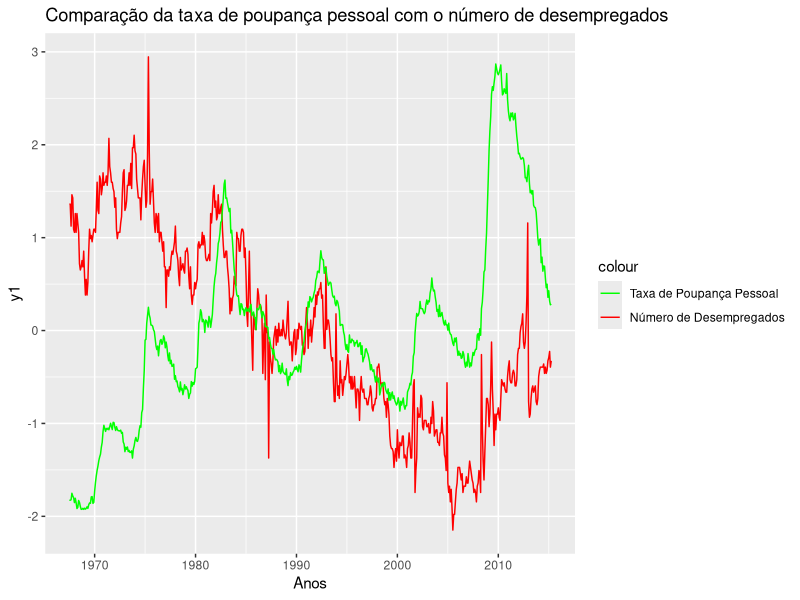

This figure's R source:

library(readxl) 
library(lubridate) 
library(ggplot2)
excel_data <- read_excel("econ.xlsx", sheet = "IndicadoresEcon") 
filtered_data <- subset(excel_data, year(tempo) >= 1966)
mean_ndesemp <- mean(filtered_data$ndesemp) 
mean_tpp <- mean(filtered_data$tpp) 
sd_ndesemp <- sd(filtered_data$ndesemp) 
sd_tpp <- sd(filtered_data$tpp)
filtered_data$tpp <- ((filtered_data$tpp - mean_tpp)/sd_tpp) 
filtered_data$ndesemp <- ((filtered_data$ndesemp - mean_ndesemp)/sd_ndesemp)
df <- data.frame(x = filtered_data$tempo, y1 = filtered_data$tpp , y2 = filtered_data$ndesemp)
ggplot(data = df, aes(x = filtered_data$tempo)) +
  geom_line(aes(y = y1, color = "Taxa de Poupança Pessoal")) +
  geom_line(aes(y = y2, color = "Número de Desempregados")) +
  labs(title = "Comparação da taxa de poupança pessoal com o número de desempregados", x = "Anos") +
  scale_color_manual(values = c("green", "red"), labels = c("Taxa de Poupança Pessoal", "Número de Desempregados"))